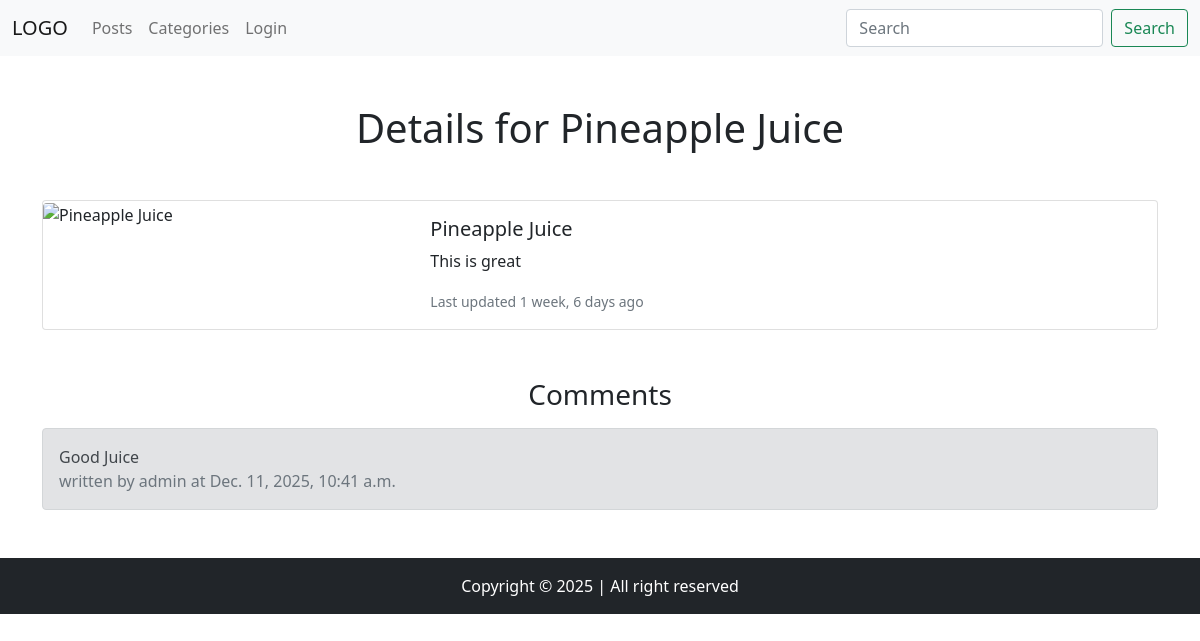
The page /post/details/9/ on the database its author committed.
### app/models.py (models this page shows, shortened)
class PostModel(models.Model):
    title = models.CharField(max_length=100)
    description = models.TextField()
    viewer = models.IntegerField(default=1)
    category = models.ForeignKey(CategoryModel, on_delete=models.CASCADE, null=True)
    image = models.ImageField(null=True, upload_to="posts/")
    created_at = models.DateTimeField(auto_now_add=True)
    updated_at = models.DateTimeField(auto_now=True)
    class Meta:
        verbose_name = "Post"
        verbose_name_plural = "Posts"

class CommentModel(models.Model):
    post = models.ForeignKey(PostModel, on_delete=models.CASCADE)
    author = models.ForeignKey(User, on_delete=models.CASCADE)
    message = models.TextField()
    created_at = models.DateTimeField(auto_now_add=True)
    updated_at = models.DateTimeField(auto_now=True)
    class Meta:
        verbose_name = "Comment"
        verbose_name_plural = "Comments"

### app/views.py (the view)
# urls.py: path("post/details/<int:pk>/", views.post_details),
def post_details(request, pk):
    post = PostModel.objects.get(id=pk)
    comments = CommentModel.objects.filter(post_id=post.id).order_by("-created_at")
    return render(request, "post_details.html", {"post": post, "comments": comments})

### templates/post_details.html (shortened to what this page needs)
{% extends 'components/base.html' %}
{% block body %}
{% load humanize %}
<h1 class="text-center mb-5">Details for {{ post.title }}</h1>
<div class="card mb-3">
    <div class="row g-0">
        <div class="col-md-4">
            {% if post.image %}
            <img src="{{ post.image.url }}" class="img-fluid rounded-start" alt="{{ post.title }}">
            {% else %}
            <img src="https://encrypted-tbn0.gstatic.com/images?q=tbn:ANd9GcQgE2ZVQ_3i2YvbYNZFyGVqclC7-eLgOmUp52QB0FtBBuAEC6yJtqygHSQgQ5FgCaeEg0o&usqp=CAU"
                class="img-fluid rounded-start" alt="{{ post.title }}">
            {% endif %}
        </div>
        <div class="col-md-8">
            <div class="card-body">
                <h5 class="card-title">{{ post.title }}</h5>
                <p class="card-text">{{ post.description }}</p>
                <p class="card-text"><small class="text-muted">Last updated {{ post.updated_at|naturaltime }}</small>
                </p>
            </div>
        </div>
    </div>
</div>
<div class="mt-5">
    <h3 class="text-center mb-3">Comments</h3>
    {% for comment in comments %}
    <div class="mb-3">
        <div class="alert alert-secondary d-flex justify-content-between align-items-center" role="alert">
            <div>
                {{ comment.message }}
                <p class="text-muted mb-0">written by {{ comment.author.username }} at {{ comment.created_at }}</p>
            </div>
        </div>
    </div>
    {% endfor %}
</div>
{% endblock %}

### rows shown on the page
PostModel: title "Pineapple Juice", description "This is great", updated_at "1 week, 6 days ago"
CommentModel: message "Good Juice", author.username "admin", created_at "Dec. 11, 2025, 10:41 a.m."
